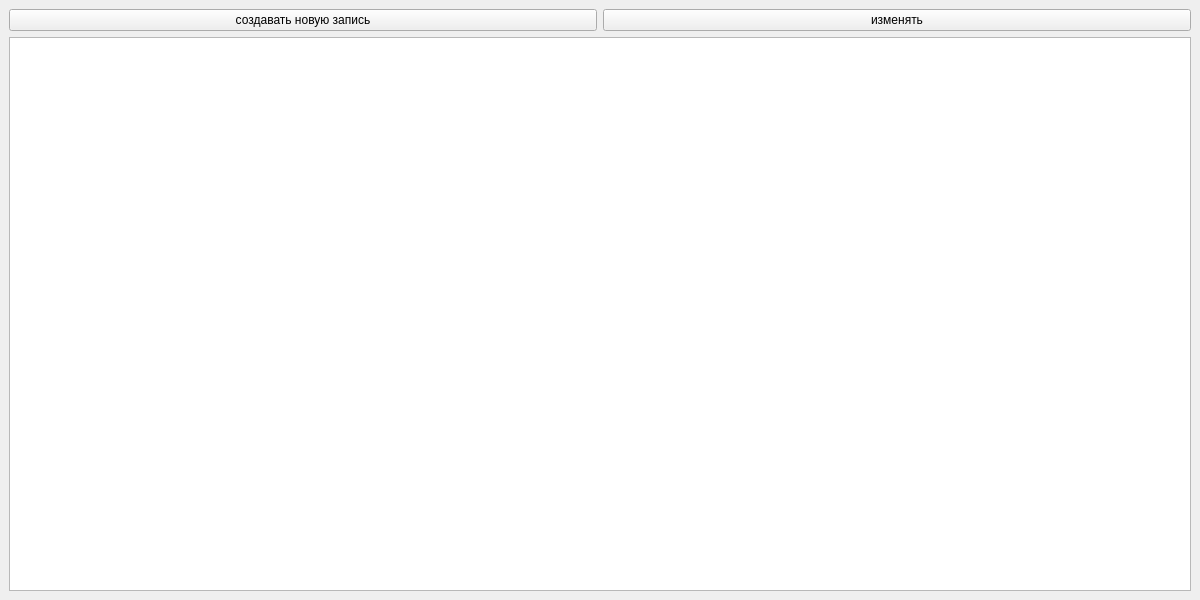
<?xml version="1.0" encoding="UTF-8"?>
<ui version="4.0">
 <class>MainWindow</class>
 <widget class="QMainWindow" name="MainWindow">
  <property name="geometry">
   <rect>
    <x>0</x>
    <y>0</y>
    <width>1200</width>
    <height>600</height>
   </rect>
  </property>
  <property name="windowTitle">
   <string>MainWindow</string>
  </property>
  <widget class="QWidget" name="centralwidget">
   <layout class="QGridLayout" name="gridLayout">
    <item row="0" column="0">
     <widget class="QPushButton" name="pushButton">
      <property name="text">
       <string>создавать новую запись</string>
      </property>
     </widget>
    </item>
    <item row="0" column="1">
     <widget class="QPushButton" name="pushButton_2">
      <property name="text">
       <string>изменять</string>
      </property>
     </widget>
    </item>
    <item row="1" column="0" colspan="2">
     <widget class="QTableWidget" name="tableWidget"/>
    </item>
   </layout>
  </widget>
 </widget>
 <resources/>
 <connections/>
</ui>
